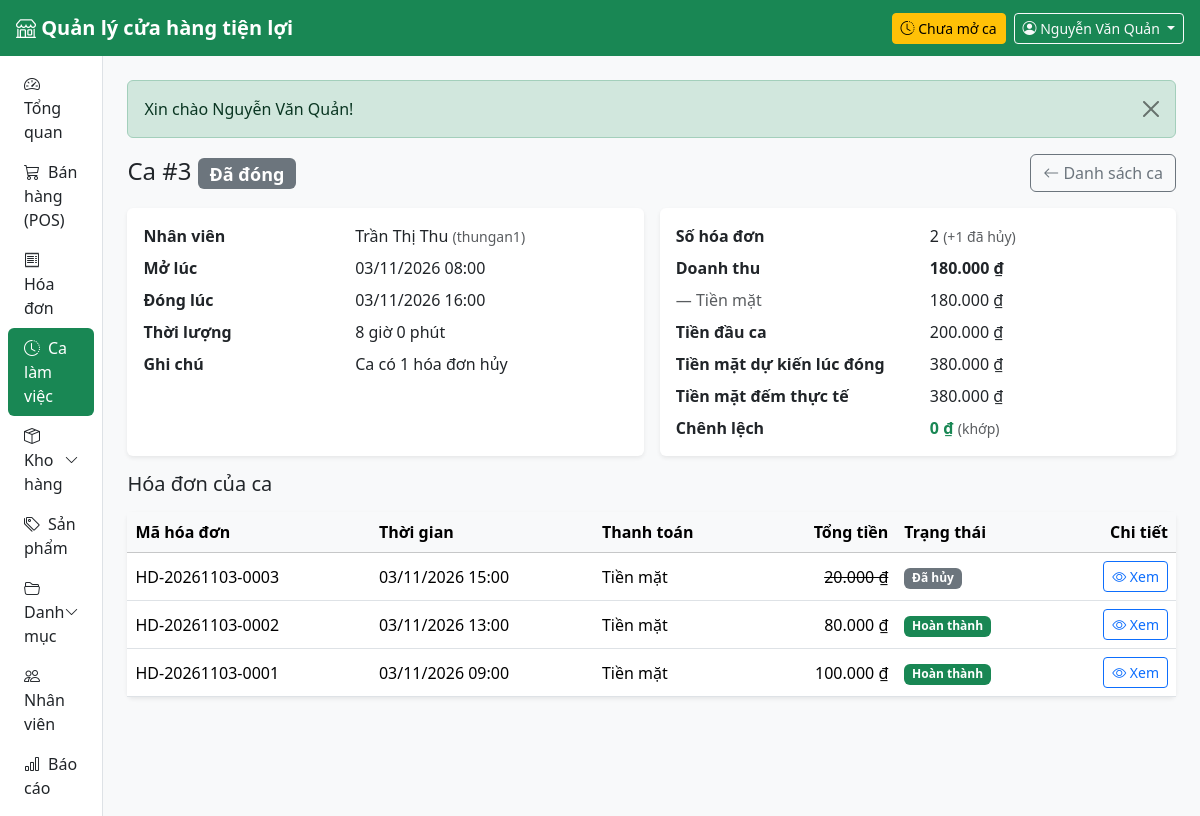
The page /public/shifts/3 (signed in) on the database its author committed.
### tables this page shows
CREATE TABLE users (
    id            INT UNSIGNED AUTO_INCREMENT PRIMARY KEY,
    store_id      INT UNSIGNED NOT NULL,
    role_id       TINYINT UNSIGNED NOT NULL,
    username      VARCHAR(50) NOT NULL UNIQUE,
    password_hash VARCHAR(255) NOT NULL,
    full_name     VARCHAR(100) NOT NULL,
    phone         VARCHAR(20),
    email         VARCHAR(100),
    is_active     TINYINT(1) NOT NULL DEFAULT 1,
    last_login_at DATETIME NULL,
    created_at    DATETIME NOT NULL DEFAULT CURRENT_TIMESTAMP,
    CONSTRAINT fk_users_store FOREIGN KEY (store_id) REFERENCES stores(id),
    CONSTRAINT fk_users_role  FOREIGN KEY (role_id)  REFERENCES roles(id)
);

CREATE TABLE shifts (
    id            INT UNSIGNED AUTO_INCREMENT PRIMARY KEY,
    store_id      INT UNSIGNED NOT NULL,
    user_id       INT UNSIGNED NOT NULL,
    opened_at     DATETIME NOT NULL DEFAULT CURRENT_TIMESTAMP,
    closed_at     DATETIME NULL,
    opening_cash  DECIMAL(12,0) NOT NULL DEFAULT 0,
    closing_cash  DECIMAL(12,0) NULL,              
    expected_cash DECIMAL(12,0) NULL,              
    status        ENUM('open','closed') NOT NULL DEFAULT 'open',
    note          VARCHAR(255),
    CONSTRAINT fk_shifts_store FOREIGN KEY (store_id) REFERENCES stores(id),
    CONSTRAINT fk_shifts_user  FOREIGN KEY (user_id)  REFERENCES users(id)
);

CREATE TABLE orders (
    id           INT UNSIGNED AUTO_INCREMENT PRIMARY KEY,
    code         VARCHAR(30) NOT NULL UNIQUE,
    store_id     INT UNSIGNED NOT NULL,
    channel      ENUM('pos','online') NOT NULL DEFAULT 'pos',
    shift_id     INT UNSIGNED NULL,
    user_id      INT UNSIGNED NULL,                
    customer_id  INT UNSIGNED NULL,
    subtotal     DECIMAL(12,0) NOT NULL,
    discount     DECIMAL(12,0) NOT NULL DEFAULT 0,
    total        DECIMAL(12,0) NOT NULL,
    status       ENUM('completed','cancelled') NOT NULL DEFAULT 'completed',
    created_at   DATETIME NOT NULL DEFAULT CURRENT_TIMESTAMP,
    CONSTRAINT fk_orders_store    FOREIGN KEY (store_id)    REFERENCES stores(id),
    CONSTRAINT fk_orders_shift    FOREIGN KEY (shift_id)    REFERENCES shifts(id),
    CONSTRAINT fk_orders_user     FOREIGN KEY (user_id)     REFERENCES users(id),
    CONSTRAINT fk_orders_customer FOREIGN KEY (customer_id) REFERENCES customers(id),
    INDEX idx_orders_created (created_at)
);

### app/Views/shifts/show.php (the view, shortened to what the rows shown need)
<?php
$isOpen = $shift['status'] === 'open';
$min = (int) $shift['minutes'];
$duration = $min >= 60 ? intdiv($min, 60) . ' giờ ' . ($min % 60) . ' phút' : $min . ' phút';
?>
<div class="d-flex flex-wrap justify-content-between align-items-center gap-2 mb-3">
    <h1 class="h4 mb-0">
        Ca #<?= (int) $shift['id'] ?>
        <?= $isOpen ? '<span class="badge text-bg-success align-middle">Đang mở</span>' : '<span class="badge text-bg-secondary align-middle">Đã đóng</span>' ?>
    </h1>
    <a href="<?= url('/shifts') ?>" class="btn btn-outline-secondary"><i class="bi bi-arrow-left"></i> Danh sách ca</a>
</div>
<div class="row g-3 mb-3">
    <div class="col-12 col-lg-6">
        <div class="card border-0 shadow-sm h-100"><div class="card-body">
            <dl class="row mb-0">
                <dt class="col-sm-5">Nhân viên</dt>
                <dd class="col-sm-7"><?= e($shift['user_name']) ?> <span class="text-muted small">(<?= e($shift['username']) ?>)</span></dd>
                <dt class="col-sm-5">Mở lúc</dt>
                <dd class="col-sm-7"><?= e(date('d/m/Y H:i', strtotime($shift['opened_at']))) ?></dd>
                <dt class="col-sm-5">Đóng lúc</dt>
                <dd class="col-sm-7"><?= $shift['closed_at'] === null ? '—' : e(date('d/m/Y H:i', strtotime($shift['closed_at']))) ?></dd>
                <dt class="col-sm-5">Thời lượng</dt>
                <dd class="col-sm-7"><?= e($duration) ?></dd>
                <dt class="col-sm-5">Ghi chú</dt>
                <dd class="col-sm-7 mb-0"><?= ($shift['note'] ?? '') !== '' ? e($shift['note']) : '—' ?></dd>
            </dl>
        </div></div>
    </div>
    <div class="col-12 col-lg-6">
        <div class="card border-0 shadow-sm h-100"><div class="card-body">
            <dl class="row mb-0">
                <dt class="col-sm-6">Số hóa đơn</dt>
                <dd class="col-sm-6"><?= (int) $summary['orders_count'] ?><?php if ($summary['cancelled_count'] > 0): ?> <span class="text-muted small">(+<?= (int) $summary['cancelled_count'] ?> đã hủy)</span><?php endif; ?></dd>
                <dt class="col-sm-6">Doanh thu</dt>
                <dd class="col-sm-6 fw-semibold"><?= money($summary['revenue']) ?></dd>
                <?php foreach ($summary['methods'] as $m): ?>
                    <dt class="col-sm-6 fw-normal text-muted">— <?= e($m['name']) ?></dt>
                    <dd class="col-sm-6"><?= money($m['amount']) ?></dd>
                <?php endforeach; ?>
                <dt class="col-sm-6">Tiền đầu ca</dt>
                <dd class="col-sm-6"><?= money($shift['opening_cash']) ?></dd>
                <dt class="col-sm-6">Tiền mặt <?= $isOpen ? 'dự kiến hiện tại' : 'dự kiến lúc đóng' ?></dt>
                <dd class="col-sm-6"><?= money($expected) ?></dd>
                <dt class="col-sm-6">Tiền mặt đếm thực tế</dt>
                <dd class="col-sm-6"><?= $shift['closing_cash'] === null ? '—' : money($shift['closing_cash']) ?></dd>
                <dt class="col-sm-6">Chênh lệch</dt>
                <dd class="col-sm-6 mb-0">
                    <?php if ($difference === null): ?>—
                    <?php else: ?>
                        <span class="fw-semibold <?= $difference === 0 ? 'text-success' : 'text-danger' ?>"><?= $difference > 0 ? '+' : ($difference < 0 ? '−' : '') ?><?= money(abs($difference)) ?></span>
                        <span class="text-muted small"><?= $difference === 0 ? '(khớp)' : ($difference > 0 ? '(thừa tiền)' : '(thiếu tiền)') ?></span>
                    <?php endif; ?>
                </dd>
            </dl>
        </div></div>
    </div>
</div>
<h2 class="h5 mb-3">Hóa đơn của ca</h2>
<div class="card border-0 shadow-sm">
    <div class="table-responsive">
        <table class="table table-hover align-middle mb-0">
            <thead class="table-light">
                <tr><th>Mã hóa đơn</th><th>Thời gian</th><th>Thanh toán</th><th class="text-end">Tổng tiền</th><th>Trạng thái</th><th class="text-end">Chi tiết</th></tr>
            </thead>
            <tbody>
            <?php foreach ($orders as $o): $cancelled = $o['status'] === 'cancelled'; ?>
                <tr class="<?= $cancelled ? 'text-muted' : '' ?>">
                    <td class="text-nowrap fw-medium"><?= e($o['code']) ?></td>
                    <td class="text-nowrap"><?= e(date('d/m/Y H:i', strtotime($o['created_at']))) ?></td>
                    <td><?= e($o['method_name'] ?? '—') ?></td>
                    <td class="text-end text-nowrap <?= $cancelled ? 'text-decoration-line-through' : '' ?>"><?= money($o['total']) ?></td>
                    <td><?= $cancelled ? '<span class="badge text-bg-secondary">Đã hủy</span>' : '<span class="badge text-bg-success">Hoàn thành</span>' ?></td>
                    <td class="text-end"><a href="<?= url('/orders/' . (int) $o['id']) ?>" class="btn btn-sm btn-outline-primary"><i class="bi bi-eye"></i> Xem</a></td>
                </tr>
            <?php endforeach; ?>
            </tbody>
        </table>
    </div>
</div>

### app/Core/Router.php (shortened to what the rows shown need)
<?php
class Router
{
    private array $routes = [];
    private function add(string $method, string $path, array $action, ?array $roles): void
    {
        $this->routes[] = compact('method', 'pattern', 'action', 'roles');
    }
    public function dispatch(string $method, string $uri): void
    {
        $path = parse_url($uri, PHP_URL_PATH) ?? '/';
        $base = App::basePath();
        if ($base !== '' && str_starts_with($path, $base)) {
            $path = substr($path, strlen($base));
        }
        $path = '/' . trim(preg_replace('#^/index\.php#', '', $path), '/');
        foreach ($this->routes as $route) {
            if ($route['method'] !== $method || !preg_match($route['pattern'], $path, $m)) {
                continue;
            }
            if ($route['roles'] !== null) {
                Auth::requireLogin();
            }
            [$class, $fn] = $route['action'];
            $params = array_filter($m, 'is_string', ARRAY_FILTER_USE_KEY);
            (new $class())->$fn(...$params);
            return;
        }
    }
}

### app/Views/layouts/main.php (shortened to what the rows shown need)
<?php
$user = Auth::user();
$menu = [
    ['/',          'speedometer2', 'Tổng quan',     ['admin', 'cashier', 'warehouse']],
    ['/pos',       'cart3',        'Bán hàng (POS)', ['admin', 'cashier']],
    ['/orders',    'receipt',      'Hóa đơn',        ['admin', 'cashier']],
    ['/shifts',    'clock-history', 'Ca làm việc',   ['admin', 'cashier']],
    ['#warehouse', 'box-seam',     'Kho hàng',       ['admin', 'warehouse'], [
        ['/inventory', 'Tồn kho'],
        ['/receipts',  'Phiếu nhập'],
    ]],
    ['/products',  'tags',         'Sản phẩm',       ['admin']],
    ['#catalog',   'folder2-open', 'Danh mục',       ['admin'], [
        ['/categories', 'Loại hàng'],
        ['/units',      'Đơn vị tính'],
        ['/suppliers',  'Nhà cung cấp'],
    ]],
    ['/users',     'people',       'Nhân viên',      ['admin']],
    ['/reports',   'bar-chart',    'Báo cáo',        ['admin']],
];
?>
<!doctype html>
<html lang="vi">
<head>
    <link rel="stylesheet" href="https://cdn.jsdelivr.net/npm/bootstrap@5.3.3/dist/css/bootstrap.min.css">
    <link rel="stylesheet" href="https://cdn.jsdelivr.net/npm/bootstrap-icons@1.11.3/font/bootstrap-icons.min.css">
    <link rel="stylesheet" href="<?= asset('css/app.css') ?>">
</head>
<body class="bg-body-tertiary">
<nav class="navbar navbar-dark bg-success sticky-top px-3">
    <a class="navbar-brand fw-semibold me-auto" href="<?= url('/') ?>">
        <i class="bi bi-shop"></i> <?= e(App::config('app.name')) ?>
    </a>
    <?php if (Auth::hasRole('admin', 'cashier')): ?>
        <?php $myShift = (new Shift())->findOpenByUser((int) $user['id']); ?>
        <a href="<?= url('/shifts') ?>" class="btn btn-sm me-2 <?= $myShift ? 'btn-light text-success' : 'btn-warning' ?>">
            <i class="bi bi-clock-history"></i>
            <?= $myShift ? 'Ca mở từ ' . e(date('H:i', strtotime($myShift['opened_at']))) : 'Chưa mở ca' ?>
        </a>
    <?php endif; ?>
    <div class="dropdown">
        <button class="btn btn-outline-light btn-sm dropdown-toggle" data-bs-toggle="dropdown">
            <i class="bi bi-person-circle"></i>
            <span class="d-none d-sm-inline"><?= e($user['full_name']) ?></span>
        </button>
    </div>
</nav>
<div class="d-flex">
    <aside class="offcanvas-lg offcanvas-start sidebar bg-white border-end" id="sidebar" tabindex="-1">
        <nav class="nav nav-pills flex-column p-2">
            <?php foreach ($menu as $i => $item): ?>
                <?php
                [$href, $icon, $label, $roles] = $item;
                $children = $item[4] ?? [];
                ?>
                <?php if ($children): ?>
                    <?php $open = array_filter($children, fn($c) => active($c[0]) !== ''); ?>
                    <a class="nav-link d-flex justify-content-between align-items-center <?= $open ? 'fw-semibold text-success' : '' ?>"
                       data-bs-toggle="collapse" href="#menu-group-<?= $i ?>" role="button"
                       aria-expanded="<?= $open ? 'true' : 'false' ?>" aria-controls="menu-group-<?= $i ?>">
                        <span><i class="bi bi-<?= $icon ?> me-2"></i><?= e($label) ?></span>
                        <i class="bi bi-chevron-down small"></i>
                    </a>
                <?php else: ?>
                    <a class="nav-link <?= active($href) ?>" href="<?= url($href) ?>">
                        <i class="bi bi-<?= $icon ?> me-2"></i><?= e($label) ?>
                    </a>
                <?php endif; ?>
            <?php endforeach; ?>
        </nav>
    </aside>
    <main class="flex-grow-1 p-3 p-md-4 min-vw-0">
        <?php foreach (Session::pullFlash() as $f): ?>
            <div class="alert alert-<?= e($f['type']) ?> alert-dismissible fade show">
                <?= e($f['message']) ?>
                <button type="button" class="btn-close" data-bs-dismiss="alert"></button>
            </div>
        <?php endforeach; ?>
        <?= $content ?>
    </main>
</div>
</body>
</html>

### rows shown on the page
users: full_name "Nguyễn Văn Quản"
shifts: id "3", user.full_name "Trần Thị Thu", user.username "thungan1", opened_at "03/11/2026 08:00", closed_at "03/11/2026 16:00", note "Ca có 1 hóa đơn hủy", opening_cash "200.000 ₫", closing_cash "380.000 ₫"
orders: code "HD-20261103-0003", created_at "03/11/2026 15:00", method_name "Tiền mặt", total "20.000 ₫", status "Đã hủy"
orders: code "HD-20261103-0002", created_at "03/11/2026 13:00", method_name "Tiền mặt", total "80.000 ₫", status "Hoàn thành"
orders: code "HD-20261103-0001", created_at "03/11/2026 09:00", method_name "Tiền mặt", total "100.000 ₫", status "Hoàn thành"

### other values the page prints
$label "Tổng quan"
$label "Bán hàng (POS)"
$label "Hóa đơn"
$label "Ca làm việc"
$label "Kho hàng"
$label "Sản phẩm"
$label "Danh mục"
$label "Nhân viên"
$label "Báo cáo"
$f['message'] "Xin chào Nguyễn Văn Quản!"
$duration "8 giờ 0 phút"
$summary['orders_count'] "2"
$summary['cancelled_count'] "1"
money($summary['revenue']) "180.000 ₫"
$m['name'] "Tiền mặt"
